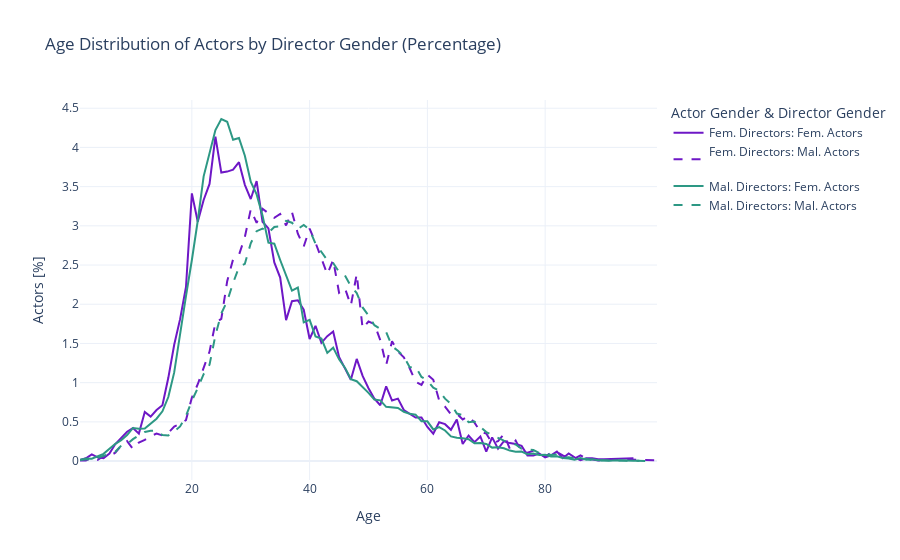

Notebook source saved alongside this figure:
### Code cell
# plot each age distribution
fig = go.Figure()
age_actors_by_dir(fig, female_female_percentage, "Fem. Directors: Fem. Actors", COLOR_FEMALE, 'solid')
age_actors_by_dir(fig, female_male_percentage, "Fem. Directors: Mal. Actors<br>", COLOR_FEMALE, 'dash')
age_actors_by_dir(fig, male_female_percentage, "Mal. Directors: Fem. Actors", COLOR_MALE, 'solid')
age_actors_by_dir(fig, male_male_percentage, "Mal. Directors: Mal. Actors", COLOR_MALE, 'dash')
age_actors_layout(fig)
